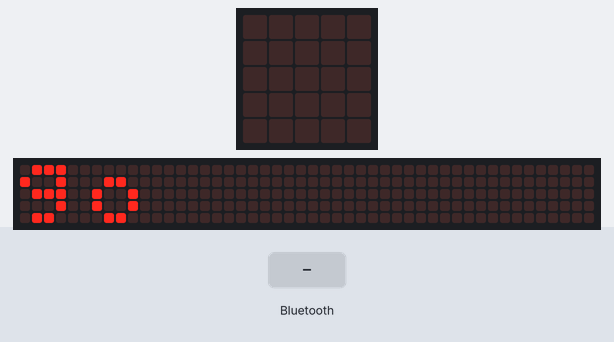
This program was run on a simulated BBC micro:bit (MakeCode). Parts: the board's 5×5 LED display, a strip that is not on the board, showing the scrolling text unrolled. Inputs (shaded band) come from the test bench. The 48×5 strip is a reading aid, not a part: it shows the text the display is scrolling, unrolled, one strip-width of it at a time.

Above: at 2.3 s.
5.0 s: a phone connects over Bluetooth
At 5.6 s:
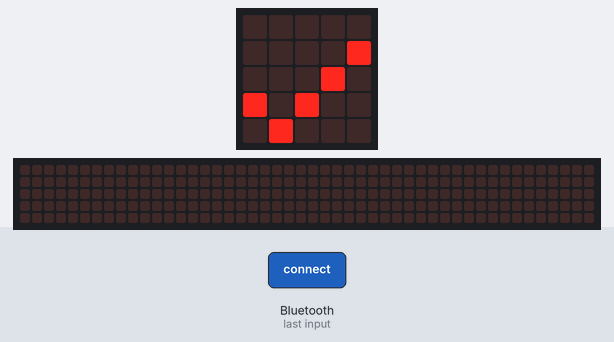
6.5 s: a phone disconnects over Bluetooth
At 7.9 s:
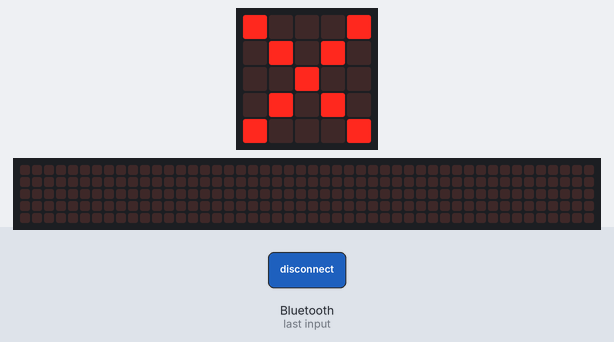
Timing chart, 0 to 9.5 s (numbered marks = the images above; inputs shaded):
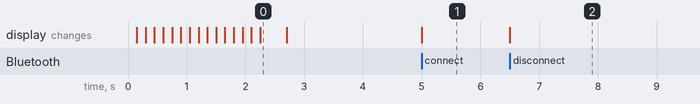

Measured:
- after the input at 5.0 s, the display: changes at once (image 1)
- after the input at 6.5 s, the display: changes at once (image 2)
- what the display in image 0 shows lasts 0.4 s, from 2.3 s to 2.7 s

The program:

main.ts
```typescript
bluetooth.onBluetoothConnected(function () {
    basic.showIcon(IconNames.Yes)
    basic.pause(1000)
})
bluetooth.onBluetoothDisconnected(function () {
    basic.showIcon(IconNames.No)
    basic.pause(1000)
})
bluetooth.onUartDataReceived(serial.delimiters(Delimiters.NewLine), function () {
    commande = bluetooth.uartReadUntil(serial.delimiters(Delimiters.NewLine))
    if (commande == "AVG") {
        robotbit.MotorRunDelay(robotbit.Motors.M1A, 255, 0.1)
    } else if (commande == "Avant droit") {
        robotbit.MotorRunDelay(robotbit.Motors.M1B, 255, 0.1)
    } else if (commande == "Arrière gauche") {
        robotbit.MotorRunDelay(robotbit.Motors.M2A, 255, 0.1)
    } else if (commande == "Arrière droit") {
        robotbit.MotorRunDelay(robotbit.Motors.M2B, 255, 0.1)
    }
})
let commande = ""
bluetooth.startUartService()
basic.showString("go")
basic.pause(1000)
```

test.ts
```typescript
// les tests vont ici ; cela ne sera pas compilé si ce paquet est utilisé en tant qu'extension.
```
